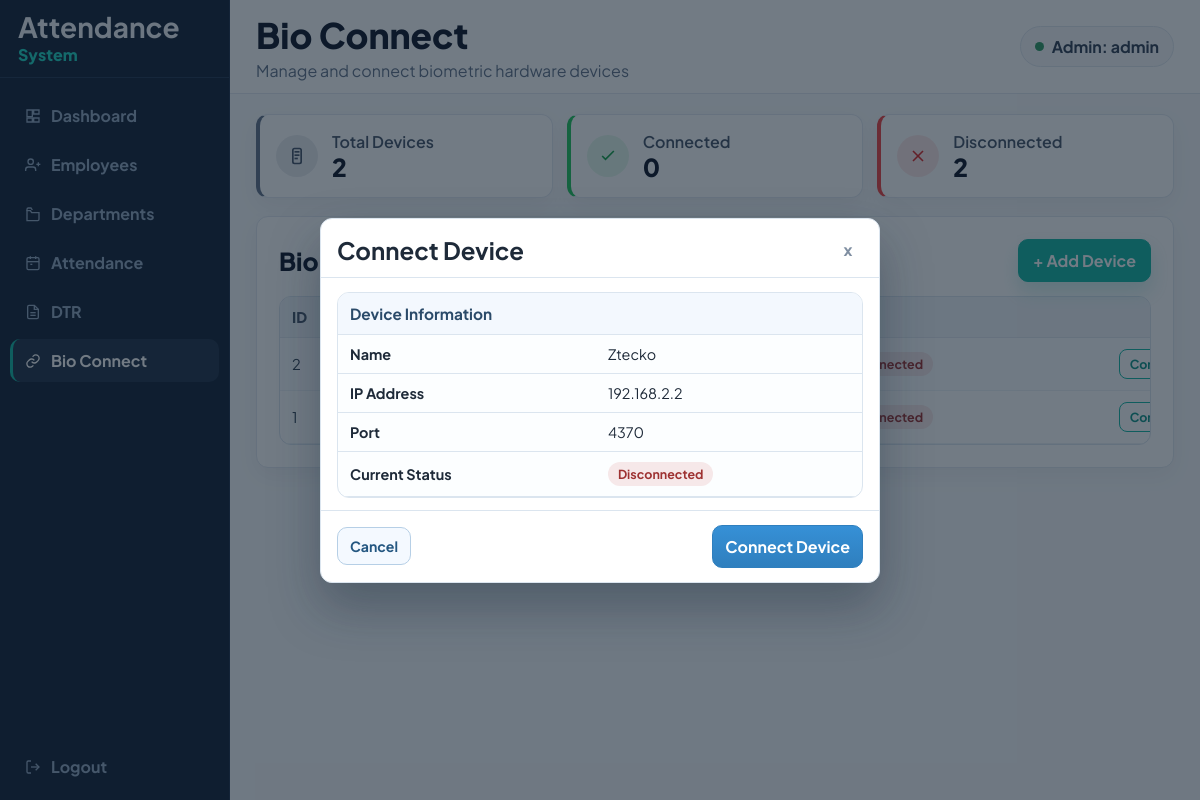
Screenshot of /admin/scanner/bio_connect.php?dialog=connect&id=2 (signed in) with the database file from the repository.
### tables this page shows
CREATE TABLE IF NOT EXISTS `biometric_devices` (
  `id` int NOT NULL AUTO_INCREMENT,
  `device_name` varchar(100) DEFAULT NULL,
  `ip_address` varchar(50) DEFAULT NULL,
  `port` int DEFAULT '4370',
  `status` enum('connected','disconnected') DEFAULT 'disconnected',
  `created_at` timestamp NULL DEFAULT CURRENT_TIMESTAMP,
  PRIMARY KEY (`id`)
);

### admin/scanner/bio_connect.php (the view, shortened to what this page needs)
<?php
$pdo = get_pdo_connection();
$adminName = trim((string) $_SESSION['admin_name']);
$dialog = (string) ($_GET['dialog'] ?? '');
$devices = [];
function e(string $value): string
{
    return htmlspecialchars($value, ENT_QUOTES, 'UTF-8');
}
function ensureBiometricDevicesSchema(PDO $pdo): string
{
  try {
    return '';
  } catch (Throwable $e) {
    return 'Biometric device table is not ready. Open setup.php and verify DB permissions/config.';
  }
}
$schemaError = ensureBiometricDevicesSchema($pdo);
$selectedDeviceId = (int) ($_GET['id'] ?? 0);
$selectedDevice = null;
if ($schemaError === '' && in_array($dialog, ['connect', 'edit', 'delete', 'disconnect'], true)) {
  if ($selectedDeviceId <= 0) {
    $feedbackMessage = 'Invalid device selected.';
    $feedbackColor = '#b91c1c';
    $dialog = '';
  } else {
    $deviceStmt = $pdo->prepare('SELECT id, device_name, ip_address, port, status FROM biometric_devices WHERE id = ? LIMIT 1');
    $deviceStmt->execute([$selectedDeviceId]);
    $selectedDevice = $deviceStmt->fetch();
  }
}
if ($schemaError === '') {
  try {
    $stmt = $pdo->query('SELECT id, device_name, ip_address, port, status FROM biometric_devices ORDER BY id DESC');
    $devices = $stmt->fetchAll();
  } catch (Throwable $e) {
    $loadError = 'Unable to load biometric devices right now. Check setup.php database settings.';
  }
}
$totalDevices = count($devices);
$connectedDevices = 0;
$disconnectedDevices = 0;
foreach ($devices as $device) {
    $status = strtolower(trim((string) ($device['status'] ?? '')));
    if ($status === 'connected') {
        $connectedDevices++;
    } elseif ($status === 'disconnected') {
        $disconnectedDevices++;
    }
}
?>
<!DOCTYPE html>
<html lang="en">
<head>
  <link rel="stylesheet" href="../../assets/style.css">
</head>
<body>
  <div class="dashboard-layout">
    <aside class="dashboard-sidebar">
      <div class="dashboard-brand">
        <div>
          <strong>Attendance</strong>
          <span>System</span>
        </div>
      </div>
      <nav class="dashboard-nav" aria-label="Main Navigation">
        <div class="dashboard-nav-main">
          <a href="../dashboard.php" class="dashboard-nav-link">
            <svg class="nav-icon" viewBox="0 0 24 24" fill="none" stroke="currentColor" stroke-width="2"><path d="M3 13h8V3H3z"></path><path d="M13 21h8v-6h-8z"></path><path d="M13 3h8v6h-8z"></path><path d="M3 21h8v-6H3z"></path></svg>
            Dashboard
          </a>
          <a href="../employees.php" class="dashboard-nav-link">
            <svg class="nav-icon" viewBox="0 0 24 24" fill="none" stroke="currentColor" stroke-width="2"><path d="M16 21v-2a4 4 0 0 0-4-4H5a4 4 0 0 0-4 4v2"></path><circle cx="8.5" cy="7" r="4"></circle><path d="M20 8v6"></path><path d="M23 11h-6"></path></svg>
            Employees
          </a>
          <a href="../departments.php" class="dashboard-nav-link">
            <svg class="nav-icon" viewBox="0 0 24 24" fill="none" stroke="currentColor" stroke-width="2"><path d="M3 7h5l2 3h11v10a2 2 0 0 1-2 2H3z"></path><path d="M3 7V5a2 2 0 0 1 2-2h4l2 3"></path></svg>
            Departments
          </a>
          <a href="../attendance.php" class="dashboard-nav-link">
            <svg class="nav-icon" viewBox="0 0 24 24" fill="none" stroke="currentColor" stroke-width="2"><rect x="3" y="4" width="18" height="18" rx="2"></rect><path d="M16 2v4"></path><path d="M8 2v4"></path><path d="M3 10h18"></path><path d="M8 14h3"></path></svg>
            Attendance
          </a>
          <a href="../dtr.php" class="dashboard-nav-link">
            <svg class="nav-icon" viewBox="0 0 24 24" fill="none" stroke="currentColor" stroke-width="2"><path d="M14 2H6a2 2 0 0 0-2 2v16a2 2 0 0 0 2 2h12a2 2 0 0 0 2-2V8z"></path><path d="M14 2v6h6"></path><path d="M8 13h8"></path><path d="M8 17h8"></path></svg>
            DTR
          </a>
          <a href="bio_connect.php" class="dashboard-nav-link active">
            <svg class="nav-icon" viewBox="0 0 24 24" fill="none" stroke="currentColor" stroke-width="2"><path d="M10 13a5 5 0 0 0 7.54.54l2.12-2.12a5 5 0 1 0-7.07-7.07L11.4 5.5"></path><path d="M14 11a5 5 0 0 0-7.54-.54L4.34 12.6a5 5 0 1 0 7.07 7.07l1.13-1.13"></path></svg>
            Bio Connect
          </a>
        </div>
        <div class="dashboard-nav-bottom">
          <a href="../logout.php" class="dashboard-nav-link js-logout-link">
            <svg class="nav-icon" viewBox="0 0 24 24" fill="none" stroke="currentColor" stroke-width="2"><path d="M9 21H5a2 2 0 0 1-2-2V5a2 2 0 0 1 2-2h4"></path><path d="M16 17l5-5-5-5"></path><path d="M21 12H9"></path></svg>
            Logout
          </a>
        </div>
      </nav>
    </aside>
    <main class="dashboard-main">
      <header class="dashboard-header">
        <div>
          <h1 class="dashboard-title">Bio Connect</h1>
          <p class="dashboard-subtitle">Manage and connect biometric hardware devices</p>
        </div>
        <div class="dashboard-profile-pill">
          <span class="dot" aria-hidden="true"></span>
          Admin: <?= e($adminName) ?>
        </div>
      </header>
      <section class="dashboard-content">
        <div class="dashboard-stats stats-3">
          <article class="dashboard-stat-card accent-slate">
            <div class="stat-icon-wrap slate">
              <svg viewBox="0 0 24 24" width="20" height="20" fill="none" stroke="currentColor" stroke-width="2"><rect x="7" y="3" width="10" height="18" rx="2"></rect><path d="M9 7h6"></path><path d="M9 11h6"></path><path d="M9 15h4"></path></svg>
            </div>
            <div>
              <p class="stat-label">Total Devices</p>
              <p class="stat-number"><?= e((string) $totalDevices) ?></p>
            </div>
          </article>
          <article class="dashboard-stat-card accent-green">
            <div class="stat-icon-wrap green">
              <svg viewBox="0 0 24 24" width="20" height="20" fill="none" stroke="currentColor" stroke-width="2"><path d="m5 12 4 4L19 6"></path></svg>
            </div>
            <div>
              <p class="stat-label">Connected</p>
              <p class="stat-number"><?= e((string) $connectedDevices) ?></p>
            </div>
          </article>
          <article class="dashboard-stat-card accent-red">
            <div class="stat-icon-wrap red">
              <svg viewBox="0 0 24 24" width="20" height="20" fill="none" stroke="currentColor" stroke-width="2"><path d="M18 6 6 18"></path><path d="m6 6 12 12"></path></svg>
            </div>
            <div>
              <p class="stat-label">Disconnected</p>
              <p class="stat-number"><?= e((string) $disconnectedDevices) ?></p>
            </div>
          </article>
        </div>
        <article class="dashboard-panel employee-panel">
          <div class="employee-panel-head">
            <h2 class="panel-title">Biometric Devices</h2>
            <a class="qa-btn qa-primary employee-add-btn" href="add_device.php">+ Add Device</a>
          </div>
          <div class="table-wrap">
            <table class="timecard employee-table">
              <thead>
                <tr>
                  <th>ID</th>
                  <th>Device Name</th>
                  <th>IP Address</th>
                  <th>Port</th>
                  <th>Status</th>
                  <th style="text-align:center;">Action</th>
                </tr>
              </thead>
              <tbody>
                <?php if ($devices === []): ?>
                  <tr>
                    <td colspan="6" style="text-align:center;">No biometric devices found.</td>
                  </tr>
                <?php else: ?>
                  <?php foreach ($devices as $row): ?>
                    <?php
                      $rawStatus = trim((string) ($row['status'] ?? ''));
                      $status = strtolower($rawStatus);
                      $statusClass = 'warning';
                      if ($status === 'connected') {
                          $statusClass = 'success';
                      } elseif ($status === 'disconnected') {
                          $statusClass = 'danger';
                      }
                    ?>
                    <tr>
                      <td><?= e((string) ($row['id'] ?? '')) ?></td>
                      <td><?= e((string) ($row['device_name'] ?? '')) ?></td>
                      <td><?= e((string) ($row['ip_address'] ?? '')) ?></td>
                      <td><?= e((string) ($row['port'] ?? '')) ?></td>
                      <td>
                        <span class="badge <?= $statusClass ?>">
                          <?= e($rawStatus !== '' ? ucfirst($rawStatus) : 'Unknown') ?>
                        </span>
                      </td>
                      <td style="text-align:center;">
                        <div class="tool-actions" style="justify-content:center;">
                          <?php if (strtolower(trim((string) ($row['status'] ?? ''))) === 'connected'): ?>
                            <a class="btn-mini delete" href="bio_connect.php?dialog=disconnect&id=<?= urlencode((string) ($row['id'] ?? '')) ?>">
                              Disconnect
                            </a>
                          <?php else: ?>
                            <a class="btn-mini edit" href="connect_device.php?id=<?= urlencode((string) ($row['id'] ?? '')) ?>">
                              Connect
                            </a>
                          <?php endif; ?>
                        </div>
                      </td>
                    </tr>
                  <?php endforeach; ?>
                <?php endif; ?>
              </tbody>
            </table>
          </div>
        </article>
      </section>
    </main>
  </div>
  <?php if ($dialog === 'connect' && $selectedDevice): ?>
    <?php
      $selectedRawStatus = trim((string) ($selectedDevice['status'] ?? ''));
      $selectedStatus = strtolower($selectedRawStatus);
      $selectedStatusClass = 'warning';
      if ($selectedStatus === 'connected') {
          $selectedStatusClass = 'success';
      } elseif ($selectedStatus === 'disconnected') {
          $selectedStatusClass = 'danger';
      }
    ?>
    <div class="dialog-overlay" role="dialog" aria-modal="true" aria-labelledby="connectDeviceDialogTitle">
      <div class="dialog-card dialog-card-sm">
        <div class="dialog-head">
          <h2 id="connectDeviceDialogTitle" class="dialog-title">Connect Device</h2>
          <a class="dialog-close" href="bio_connect.php" aria-label="Close dialog">x</a>
        </div>
        <div class="summary-box" style="margin: 14px 16px 0;">
          <h3 class="summary-title">Device Information</h3>
          <table class="summary-table">
            <tbody>
              <tr>
                <th scope="row">Name</th>
                <td><?= e((string) ($selectedDevice['device_name'] ?? '')) ?></td>
              </tr>
              <tr>
                <th scope="row">IP Address</th>
                <td><?= e((string) ($selectedDevice['ip_address'] ?? '')) ?></td>
              </tr>
              <tr>
                <th scope="row">Port</th>
                <td><?= e((string) ($selectedDevice['port'] ?? '')) ?></td>
              </tr>
              <tr>
                <th scope="row">Current Status</th>
                <td><span class="badge <?= $selectedStatusClass ?>"><?= e($selectedRawStatus !== '' ? ucfirst($selectedRawStatus) : 'Unknown') ?></span></td>
              </tr>
            </tbody>
          </table>
        </div>
        <form method="POST" action="bio_connect.php">
          <div class="dialog-footer">
            <a class="btn-secondary" href="bio_connect.php">Cancel</a>
            <button class="btn-primary" type="submit">Connect Device</button>
          </div>
        </form>
      </div>
    </div>
  <?php endif; ?>
</body>
</html>

### rows the page displays
biometric_devices: id "2", status "Disconnected", device_name "Ztecko", ip_address "192.168.2.2", port "4370"
biometric_devices: id "1", status "Disconnected"

### other values shown
$adminName "admin"
$totalDevices "2"
$connectedDevices "0"
$disconnectedDevices "2"
